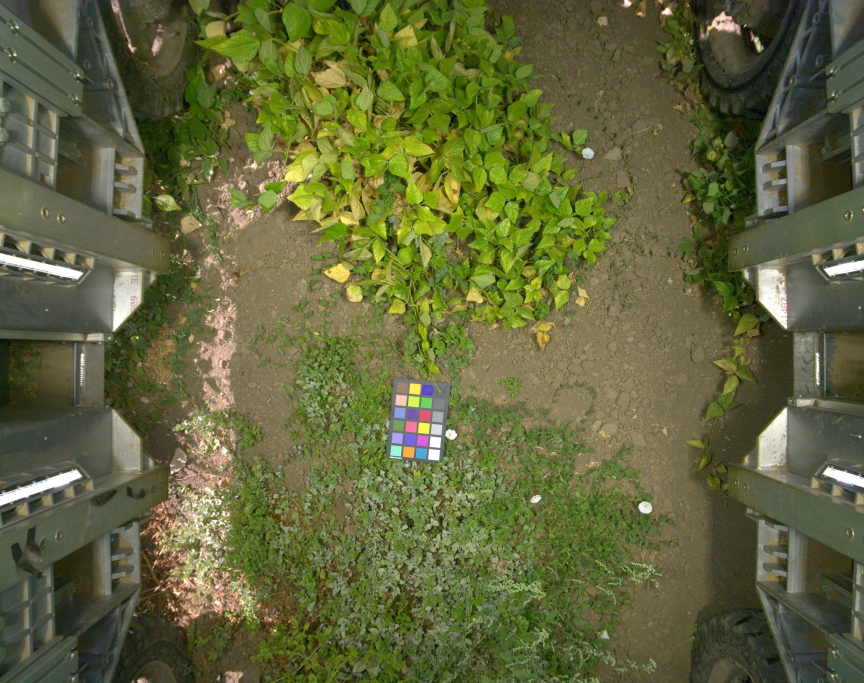
#> input picture projects/SyntheticAutotuning/calib/spyder_20230828.jpg, 2592 x 2048 px, given as the content of the folder real/images, which was not available (shown at 1/3 size)
$ python rederive_cover.py ../calib
#> lines starting #> are read from the running program, lines starting #| are printed output that depends on the picture; after the words box and inside, x2 and y2 are one past the last pixel; in counts of white or black regions, pixels touching at a corner belong together; pictures that were not available may be replaced by others from this repository, and a replacement may not be noted
"""Re-derive cover and colour statistics from exact ground masks rather than pixel classification.

Both sets of numbers previously in the report were computed over pixels selected by Excess Green or
a CIELAB a* threshold. On the synthetic side this soil renders green (a* -5.9 against a real soil's
+2.4), so those masks put soil in the foliage class: cover was overstated -- 0.98 by ExG on a frame
whose true canopy is 0.30 -- and every "foliage" colour statistic was an average of leaves and soil.

The renderer writes an exact ground mask, so on the synthetic side nothing has to be inferred. The
real side has no ground truth and still needs a classifier; what changes is that the classifier can
now be checked against exact masks on synthetic before being trusted on real.
"""
import glob, os, sys
import cv2, numpy as np


def lab_of(bgr):
    lab = cv2.cvtColor(bgr, cv2.COLOR_BGR2LAB).astype(np.float32)
    return lab[:, :, 0] * 100 / 255, lab[:, :, 1] - 128, lab[:, :, 2] - 128


def exg_of(bgr):
    rgb = cv2.cvtColor(bgr, cv2.COLOR_BGR2RGB).astype(np.float32) / 255
    s = rgb.sum(2) + 1e-6
    return 2 * rgb[:, :, 1] / s - rgb[:, :, 0] / s - rgb[:, :, 2] / s


def synthetic_frame(d):
    """Exact statistics for one rendered frame with its ground and rover masks."""
    img = sorted(glob.glob(os.path.join(d, "*RGB.jpeg")))
    gnd = sorted(glob.glob(os.path.join(d, "*_ground.txt")))
    rov = sorted(glob.glob(os.path.join(d, "*_rover.txt")))
    if not (img and gnd):
        return None
    bgr = cv2.imread(img[0])
    gm = np.loadtxt(gnd[0])
    ground = np.isfinite(gm) & (gm > 0)
    rover = np.zeros_like(ground)
    if rov:
        rv = np.loadtxt(rov[0])
        rover = np.isfinite(rv) & (rv > 0)
    scene = ~rover                       # the rover is hardware, not part of the plot
    foliage = scene & ~ground
    L, a, b = lab_of(bgr)
    exg = exg_of(bgr)
    return dict(
        cover_exact=float(foliage.sum() / scene.sum()),
        cover_exg=float(np.mean(exg > 0.05)),
        cover_a=float(np.mean(a < -5)),
        fol_L=float(np.median(L[foliage])), fol_a=float(np.median(a[foliage])),
        fol_C=float(np.median(np.sqrt(a[foliage] ** 2 + b[foliage] ** 2))),
        soil_L=float(np.median(L[ground & scene])), soil_a=float(np.median(a[ground & scene])),
        soil_b=float(np.median(b[ground & scene])),
    )


def real_stats(d="real", n=40, seed=0):
    """Real tiles, classified by a* since there is no ground truth. Soil is a*>0, foliage a*<-5."""
#> called with d = 'real', n = 40, seed = 0
    fs = sorted(glob.glob(os.path.join(d, "images", "*.jpg")))
    rng = np.random.default_rng(seed)
    fs = [fs[i] for i in rng.choice(len(fs), min(n, len(fs)), replace=False)]
    cov, fL, fa, fC, sL, sa, sb = ([] for _ in range(7))
    for f in fs:
        bgr = cv2.imread(f)
#> bgr is the input picture: shape (2048, 2592, 3); mean B, G, R 59.8, 101.5, 97.8
        L, a, b = lab_of(bgr)
#> in lab_of, `lab = cv2.cvtColor(bgr, cv2.COLOR_BGR2LAB).astype(np.float32)`:
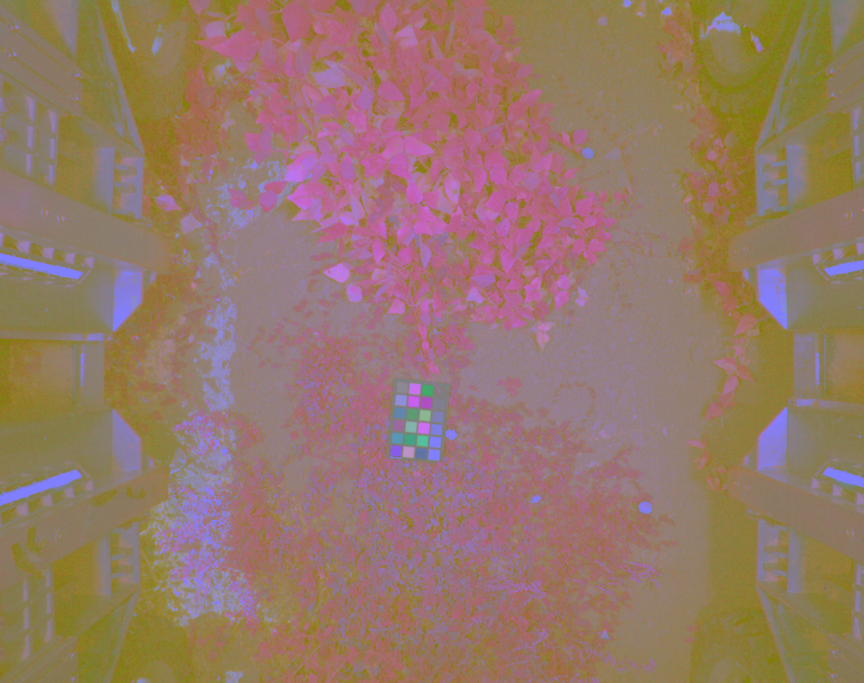
#> lab: shape (2048, 2592, 3) float32 (shown at 1/3 size); mean B, G, R 105.5, 122.5, 146.8
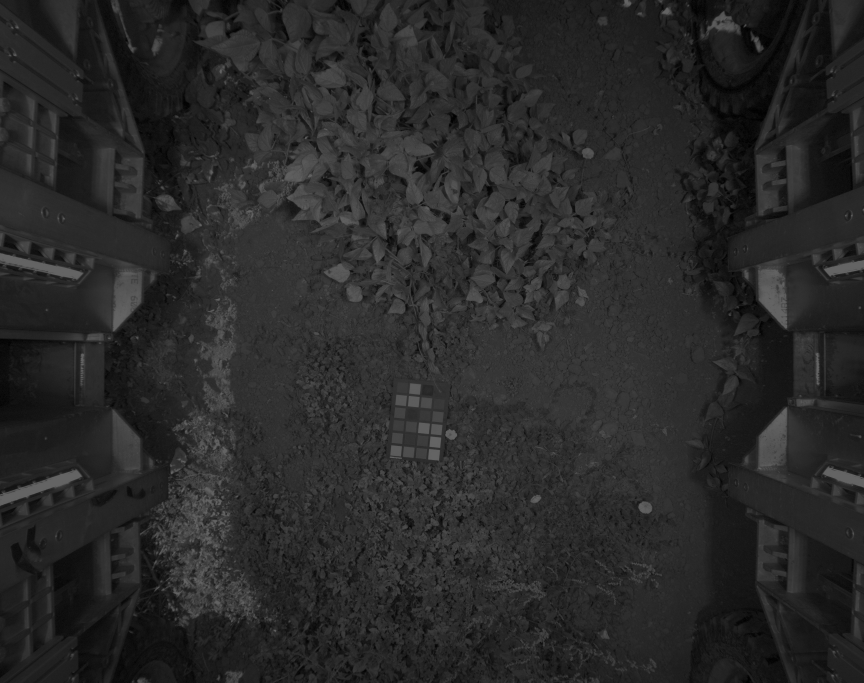
#> L: shape (2048, 2592) float32 (shown at 1/3 size); min 0, max 100, mean 41.4
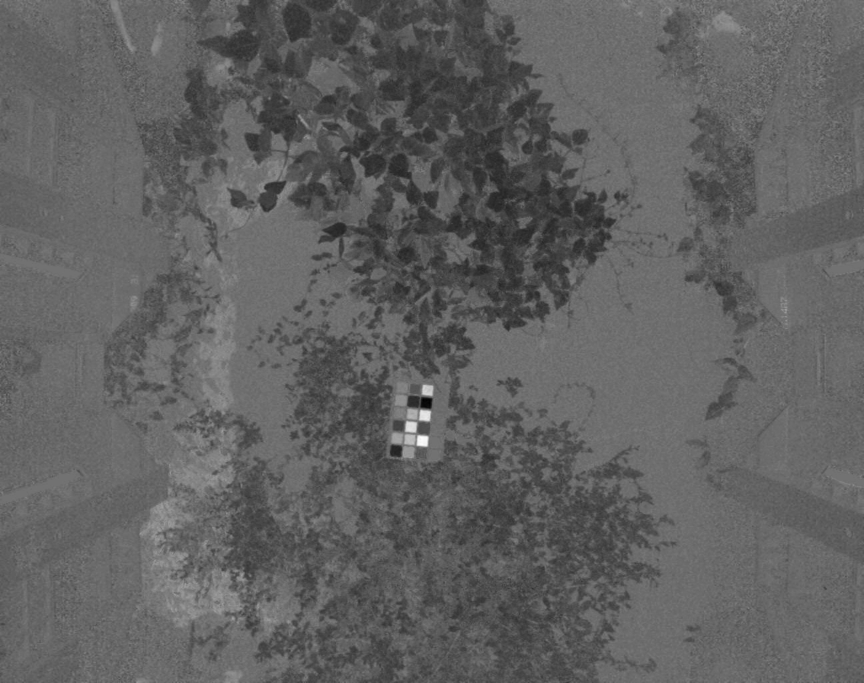
#> a: shape (2048, 2592) float32 (shown at 1/3 size); min -55, max 68, mean -8; drawn with min black and max white
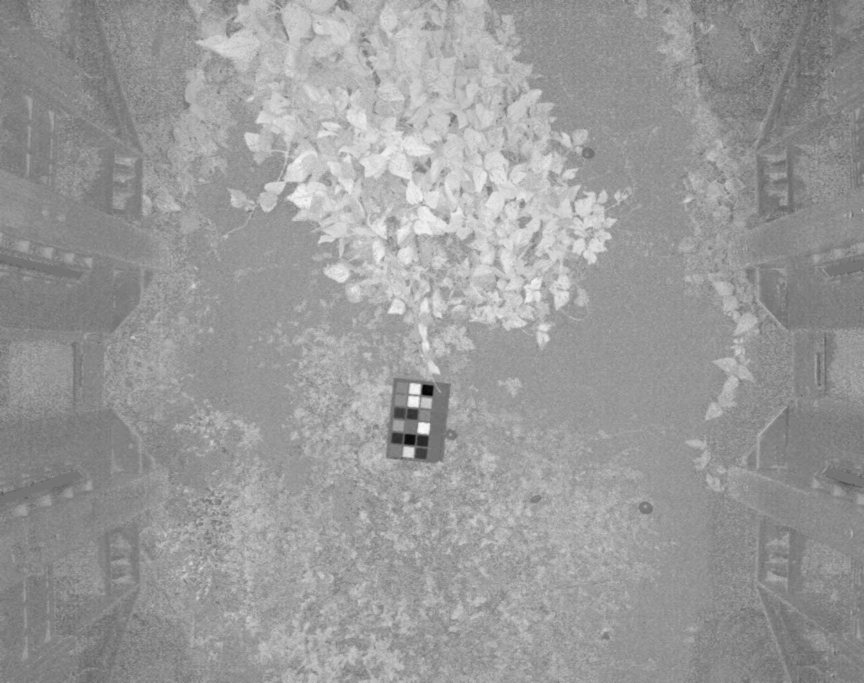
#> b: shape (2048, 2592) float32 (shown at 1/3 size); min -70, max 82, mean 22.1; drawn with min black and max white
        fol, soil = a < -5, a > 0
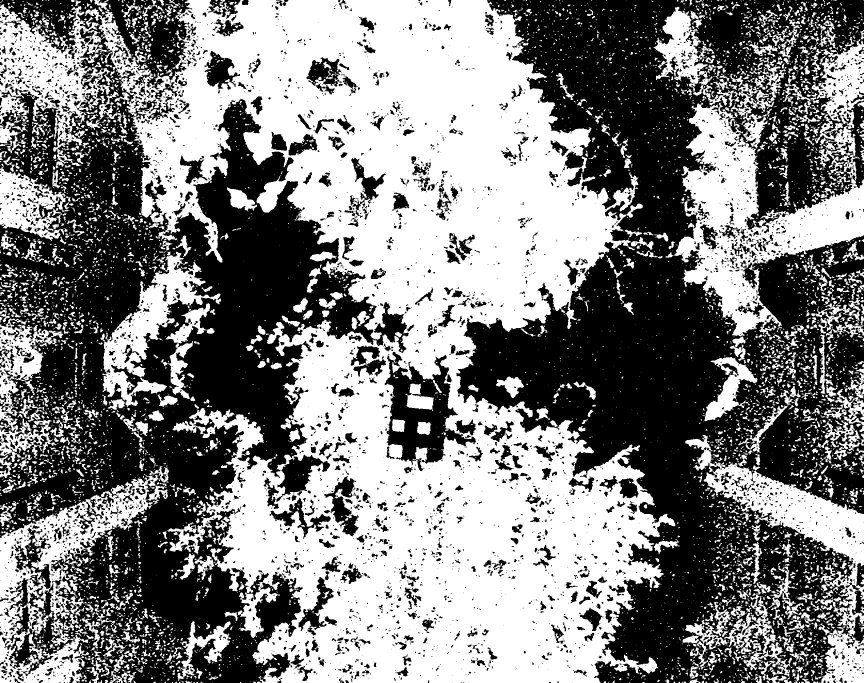
#> fol: shape (2048, 2592) bool (shown at 1/3 size); 50.5% white; 5495 black regions (3927 under 20 px), largest, box (x1, y1, x2, y2) and area: (1369, 0, 2592, 2048) 1256751, (0, 0, 1226, 2048) 1055943, (1154, 1055, 1428, 1414) 39284
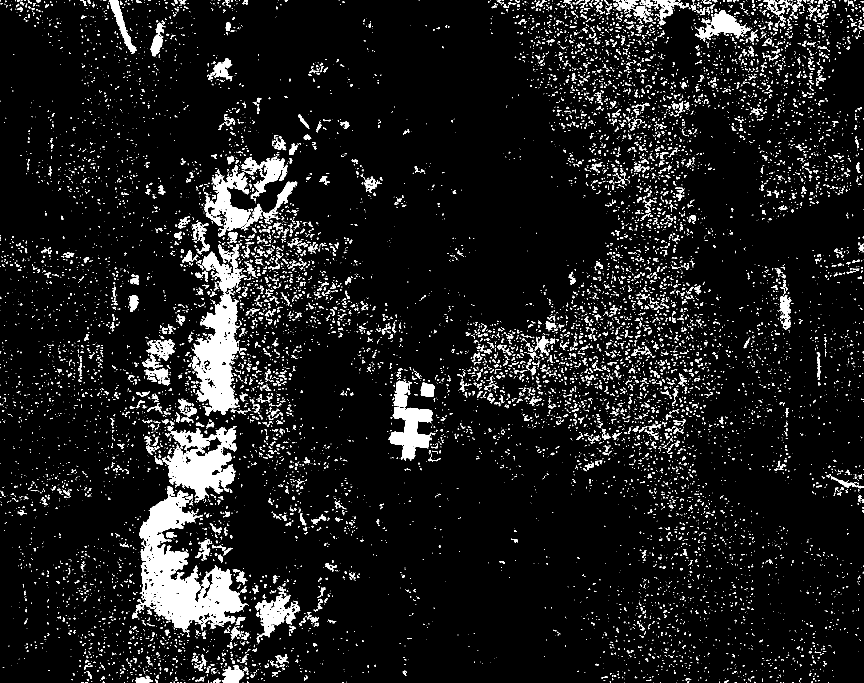
#> soil: shape (2048, 2592) bool (shown at 1/3 size); 7.6% white; 14817 white regions (11941 under 20 px), largest, box (x1, y1, x2, y2) and area: (406, 1459, 746, 1898) 56399, (574, 734, 740, 1248) 35942, (486, 1278, 711, 1501) 25696
        cov.append(float(fol.mean()))
        if fol.sum() > 500:
            fL.append(np.median(L[fol])); fa.append(np.median(a[fol]))
            fC.append(np.median(np.sqrt(a[fol] ** 2 + b[fol] ** 2)))
        if soil.sum() > 500:
            sL.append(np.median(L[soil])); sa.append(np.median(a[soil])); sb.append(np.median(b[soil]))
    m = lambda v: float(np.median(v)) if v else float("nan")
    return dict(cover=m(cov), cover_p5=float(np.percentile(cov, 5)), cover_p95=float(np.percentile(cov, 95)),
                fol_L=m(fL), fol_a=m(fa), fol_C=m(fC), soil_L=m(sL), soil_a=m(sa), soil_b=m(sb),
                n_soil_tiles=len(sL), n=len(fs))


if __name__ == "__main__":
    root = sys.argv[1] if len(sys.argv) > 1 else "frames_ground"
    print(f"{'frame':>10s} {'EXACT':>7s} {'a*<-5':>7s} {'ExG':>7s} | {'fol L*':>7s} {'fol a*':>7s} {'fol C*':>7s} | {'soil L*':>8s} {'soil a*':>8s} {'soil b*':>8s}")
    print("-" * 96)
    for d in sorted(glob.glob(os.path.join(root, "g*"))):
        r = synthetic_frame(d)
        if r is None:
            continue
        print(f"{os.path.basename(d):>10s} {r['cover_exact']:7.3f} {r['cover_a']:7.3f} {r['cover_exg']:7.3f} | "
              f"{r['fol_L']:7.1f} {r['fol_a']:7.1f} {r['fol_C']:7.1f} | {r['soil_L']:8.1f} {r['soil_a']:8.1f} {r['soil_b']:8.1f}")
    R = real_stats()
#> R = 11 items
    print("-" * 96)
    print(f"{'REAL':>10s} {R['cover']:7.3f} {'(a*)':>7s} {'':7s} | {R['fol_L']:7.1f} {R['fol_a']:7.1f} {R['fol_C']:7.1f} | "
          f"{R['soil_L']:8.1f} {R['soil_a']:8.1f} {R['soil_b']:8.1f}")
#|       REAL   0.505    (a*)         |    40.8   -13.0    30.9 |     47.8      2.0     18.0
    print(f"{'':10s} real cover p5-p95 {R['cover_p5']:.3f}-{R['cover_p95']:.3f}; "
          f"soil measured on {R['n_soil_tiles']} of {R['n']} tiles that contain a*>0 pixels")
#|            real cover p5-p95 0.505-0.505; soil measured on 1 of 1 tiles that contain a*>0 pixels
